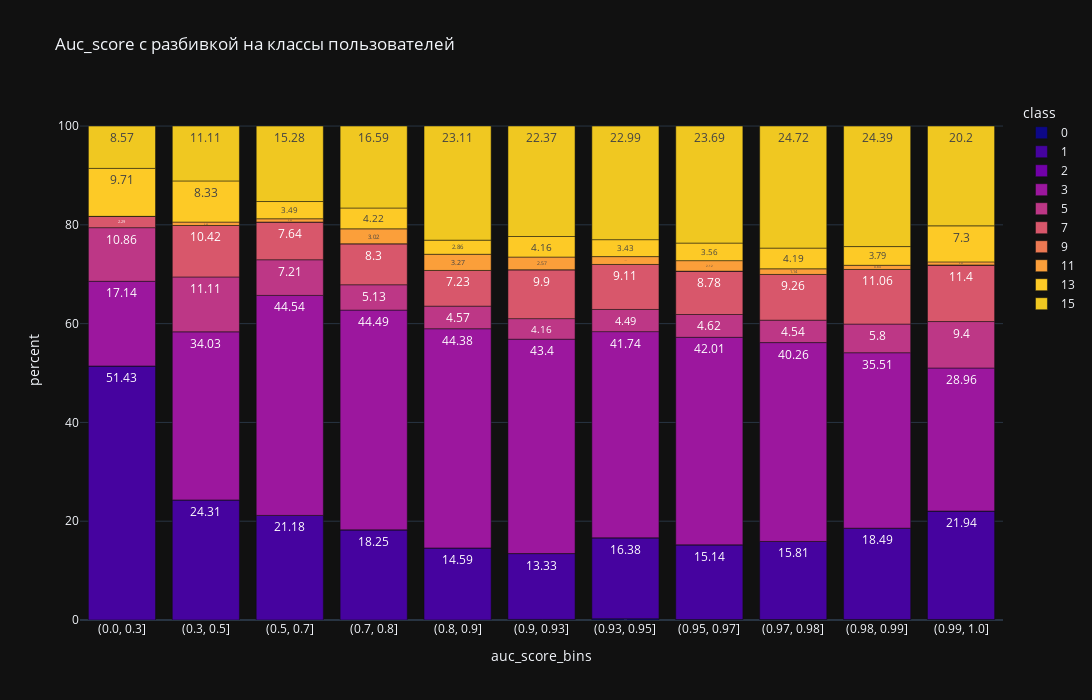

The notebook cell saved with this chart:
### Code cell
build_histogram_with_classes().show()

### Figure 1 — Plotly figure (JSON) as saved in the notebook; plotly's stock layout.template omitted (floating-point values rounded to 4 significant figures)
{"data": [{"alignmentgroup": "True", "hovertemplate": "class=0<br>auc_score_bins=%{x}<br>percent=%{y}<extra></extra>", "legendgroup": "0", "marker": {"color": "#0d0887", "pattern": {"shape": ""}}, "name": "0", "offsetgroup": "0", "orientation": "v", "showlegend": true, "textposition": "auto", "texttemplate": "%{y}", "type": "bar", "x": ["(0.0, 0.3]", "(0.3, 0.5]", "(0.5, 0.7]", "(0.7, 0.8]", "(0.8, 0.9]", "(0.9, 0.93]", "(0.93, 0.95]", "(0.95, 0.97]", "(0.97, 0.98]", "(0.98, 0.99]", "(0.99, 1.0]"], "xaxis": "x", "y": [0, 0, 0, 0, 0, 0.12, 0.26, 0.08, 0.09, 0.11, 0.11], "yaxis": "y"}, {"alignmentgroup": "True", "hovertemplate": "class=1<br>auc_score_bins=%{x}<br>percent=%{y}<extra></extra>", "legendgroup": "1", "marker": {"color": "#46039f", "pattern": {"shape": ""}}, "name": "1", "offsetgroup": "1", "orientation": "v", "showlegend": true, "textposition": "auto", "texttemplate": "%{y}", "type": "bar", "x": ["(0.0, 0.3]", "(0.3, 0.5]", "(0.5, 0.7]", "(0.7, 0.8]", "(0.8, 0.9]", "(0.9, 0.93]", "(0.93, 0.95]", "(0.95, 0.97]", "(0.97, 0.98]", "(0.98, 0.99]", "(0.99, 1.0]"], "xaxis": "x", "y": [51.43, 24.31, 21.18, 18.25, 14.59, 13.33, 16.38, 15.14, 15.81, 18.49, 21.94], "yaxis": "y"}, {"alignmentgroup": "True", "hovertemplate": "class=2<br>auc_score_bins=%{x}<br>percent=%{y}<extra></extra>", "legendgroup": "2", "marker": {"color": "#7201a8", "pattern": {"shape": ""}}, "name": "2", "offsetgroup": "2", "orientation": "v", "showlegend": true, "textposition": "auto", "texttemplate": "%{y}", "type": "bar", "x": ["(0.0, 0.3]", "(0.3, 0.5]", "(0.5, 0.7]", "(0.7, 0.8]", "(0.8, 0.9]", "(0.9, 0.93]", "(0.93, 0.95]", "(0.95, 0.97]", "(0.97, 0.98]", "(0.98, 0.99]", "(0.99, 1.0]"], "xaxis": "x", "y": [0, 0, 0, 0, 0, 0, 0, 0, 0, 0, 0.01], "yaxis": "y"}, {"alignmentgroup": "True", "hovertemplate": "class=3<br>auc_score_bins=%{x}<br>percent=%{y}<extra></extra>", "legendgroup": "3", "marker": {"color": "#9c179e", "pattern": {"shape": ""}}, "name": "3", "offsetgroup": "3", "orientation": "v", "showlegend": true, "textposition": "auto", "texttemplate": "%{y}", "type": "bar", "x": ["(0.0, 0.3]", "(0.3, 0.5]", "(0.5, 0.7]", "(0.7, 0.8]", "(0.8, 0.9]", "(0.9, 0.93]", "(0.93, 0.95]", "(0.95, 0.97]", "(0.97, 0.98]", "(0.98, 0.99]", "(0.99, 1.0]"], "xaxis": "x", "y": [17.14, 34.03, 44.54, 44.49, 44.38, 43.4, 41.74, 42.01, 40.26, 35.51, 28.96], "yaxis": "y"}, {"alignmentgroup": "True", "hovertemplate": "class=5<br>auc_score_bins=%{x}<br>percent=%{y}<extra></extra>", "legendgroup": "5", "marker": {"color": "#bd3786", "pattern": {"shape": ""}}, "name": "5", "offsetgroup": "5", "orientation": "v", "showlegend": true, "textposition": "auto", "texttemplate": "%{y}", "type": "bar", "x": ["(0.0, 0.3]", "(0.3, 0.5]", "(0.5, 0.7]", "(0.7, 0.8]", "(0.8, 0.9]", "(0.9, 0.93]", "(0.93, 0.95]", "(0.95, 0.97]", "(0.97, 0.98]", "(0.98, 0.99]", "(0.99, 1.0]"], "xaxis": "x", "y": [10.86, 11.11, 7.21, 5.13, 4.57, 4.16, 4.49, 4.62, 4.54, 5.8, 9.4], "yaxis": "y"}, {"alignmentgroup": "True", "hovertemplate": "class=7<br>auc_score_bins=%{x}<br>percent=%{y}<extra></extra>", "legendgroup": "7", "marker": {"color": "#d8576b", "pattern": {"shape": ""}}, "name": "7", "offsetgroup": "7", "orientation": "v", "showlegend": true, "textposition": "auto", "texttemplate": "%{y}", "type": "bar", "x": ["(0.0, 0.3]", "(0.3, 0.5]", "(0.5, 0.7]", "(0.7, 0.8]", "(0.8, 0.9]", "(0.9, 0.93]", "(0.93, 0.95]", "(0.95, 0.97]", "(0.97, 0.98]", "(0.98, 0.99]", "(0.99, 1.0]"], "xaxis": "x", "y": [2.29, 10.42, 7.64, 8.3, 7.23, 9.9, 9.11, 8.78, 9.26, 11.06, 11.4], "yaxis": "y"}, {"alignmentgroup": "True", "hovertemplate": "class=9<br>auc_score_bins=%{x}<br>percent=%{y}<extra></extra>", "legendgroup": "9", "marker": {"color": "#ed7953", "pattern": {"shape": ""}}, "name": "9", "offsetgroup": "9", "orientation": "v", "showlegend": true, "textposition": "auto", "texttemplate": "%{y}", "type": "bar", "x": ["(0.0, 0.3]", "(0.3, 0.5]", "(0.5, 0.7]", "(0.7, 0.8]", "(0.8, 0.9]", "(0.9, 0.93]", "(0.93, 0.95]", "(0.95, 0.97]", "(0.97, 0.98]", "(0.98, 0.99]", "(0.99, 1.0]"], "xaxis": "x", "y": [0, 0, 0, 0, 0, 0, 0, 0, 0, 0, 0.06], "yaxis": "y"}, {"alignmentgroup": "True", "hovertemplate": "class=11<br>auc_score_bins=%{x}<br>percent=%{y}<extra></extra>", "legendgroup": "11", "marker": {"color": "#fb9f3a", "pattern": {"shape": ""}}, "name": "11", "offsetgroup": "11", "orientation": "v", "showlegend": true, "textposition": "auto", "texttemplate": "%{y}", "type": "bar", "x": ["(0.0, 0.3]", "(0.3, 0.5]", "(0.5, 0.7]", "(0.7, 0.8]", "(0.8, 0.9]", "(0.9, 0.93]", "(0.93, 0.95]", "(0.95, 0.97]", "(0.97, 0.98]", "(0.98, 0.99]", "(0.99, 1.0]"], "xaxis": "x", "y": [0, 0.69, 0.66, 3.02, 3.27, 2.57, 1.59, 2.12, 1.14, 0.84, 0.62], "yaxis": "y"}, {"alignmentgroup": "True", "hovertemplate": "class=13<br>auc_score_bins=%{x}<br>percent=%{y}<extra></extra>", "legendgroup": "13", "marker": {"color": "#fdca26", "pattern": {"shape": ""}}, "name": "13", "offsetgroup": "13", "orientation": "v", "showlegend": true, "textposition": "auto", "texttemplate": "%{y}", "type": "bar", "x": ["(0.0, 0.3]", "(0.3, 0.5]", "(0.5, 0.7]", "(0.7, 0.8]", "(0.8, 0.9]", "(0.9, 0.93]", "(0.93, 0.95]", "(0.95, 0.97]", "(0.97, 0.98]", "(0.98, 0.99]", "(0.99, 1.0]"], "xaxis": "x", "y": [9.71, 8.33, 3.49, 4.22, 2.86, 4.16, 3.43, 3.56, 4.19, 3.79, 7.3], "yaxis": "y"}, {"alignmentgroup": "True", "hovertemplate": "class=15<br>auc_score_bins=%{x}<br>percent=%{y}<extra></extra>", "legendgroup": "15", "marker": {"color": "#f0c821", "pattern": {"shape": ""}}, "name": "15", "offsetgroup": "15", "orientation": "v", "showlegend": true, "textposition": "auto", "texttemplate": "%{y}", "type": "bar", "x": ["(0.0, 0.3]", "(0.3, 0.5]", "(0.5, 0.7]", "(0.7, 0.8]", "(0.8, 0.9]", "(0.9, 0.93]", "(0.93, 0.95]", "(0.95, 0.97]", "(0.97, 0.98]", "(0.98, 0.99]", "(0.99, 1.0]"], "xaxis": "x", "y": [8.57, 11.11, 15.28, 16.59, 23.11, 22.37, 22.99, 23.69, 24.72, 24.39, 20.2], "yaxis": "y"}], "layout": {"barmode": "relative", "height": 700, "legend": {"title": {"text": "class"}, "tracegroupgap": 0}, "title": {"text": "Auc_score с разбивкой на классы пользователей"}, "width": 1400, "xaxis": {"anchor": "y", "domain": [0, 1], "title": {"text": "auc_score_bins"}}, "yaxis": {"anchor": "x", "domain": [0, 1], "title": {"text": "percent"}}}}
